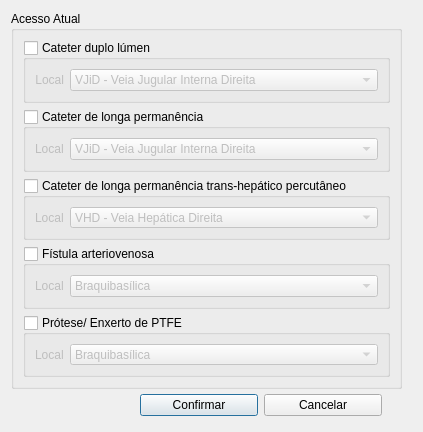
<?xml version="1.0" encoding="UTF-8"?>
<ui version="4.0">
 <class>AcessoAtual</class>
 <widget class="QDialog" name="AcessoAtual">
  <property name="geometry">
   <rect>
    <x>0</x>
    <y>0</y>
    <width>423</width>
    <height>432</height>
   </rect>
  </property>
  <property name="windowTitle">
   <string>Acesso Atual</string>
  </property>
  <widget class="QWidget" name="horizontalLayoutWidget">
   <property name="geometry">
    <rect>
     <x>140</x>
     <y>390</y>
     <width>242</width>
     <height>30</height>
    </rect>
   </property>
   <layout class="QHBoxLayout" name="horizontalLayout">
    <item>
     <widget class="QPushButton" name="pushButton_Confirmar">
      <property name="text">
       <string>Confirmar</string>
      </property>
     </widget>
    </item>
    <item>
     <widget class="QPushButton" name="pushButton_Cancelar">
      <property name="text">
       <string>Cancelar</string>
      </property>
     </widget>
    </item>
   </layout>
  </widget>
  <widget class="QGroupBox" name="groupBox_AcessoAtual">
   <property name="geometry">
    <rect>
     <x>11</x>
     <y>11</y>
     <width>391</width>
     <height>378</height>
    </rect>
   </property>
   <property name="title">
    <string>Acesso Atual</string>
   </property>
   <layout class="QVBoxLayout" name="verticalLayout_2">
    <item>
     <widget class="QGroupBox" name="groupBox_cateterDuploLumen">
      <property name="enabled">
       <bool>true</bool>
      </property>
      <property name="title">
       <string>Cateter duplo lúmen</string>
      </property>
      <property name="checkable">
       <bool>true</bool>
      </property>
      <property name="checked">
       <bool>false</bool>
      </property>
      <layout class="QFormLayout" name="formLayout">
       <item row="0" column="0">
        <widget class="QLabel" name="label_localCateterDuploLumen">
         <property name="text">
          <string>Local</string>
         </property>
         <property name="alignment">
          <set>Qt::AlignRight|Qt::AlignTrailing|Qt::AlignVCenter</set>
         </property>
        </widget>
       </item>
       <item row="0" column="1">
        <widget class="QComboBox" name="comboBox_localCateterDuploLumen">
         <item>
          <property name="text">
           <string>VJiD - Veia Jugular Interna Direita</string>
          </property>
         </item>
         <item>
          <property name="text">
           <string>VJiE - Veia Jugular Interna Esquerda</string>
          </property>
         </item>
         <item>
          <property name="text">
           <string>VSD - Veia Subclávia Direita</string>
          </property>
         </item>
         <item>
          <property name="text">
           <string>VSE - Veia Subclávia Esquerda</string>
          </property>
         </item>
         <item>
          <property name="text">
           <string>VFD - Veia Femoral Direita</string>
          </property>
         </item>
         <item>
          <property name="text">
           <string>VFE - Veia Femoral Esquerda</string>
          </property>
         </item>
        </widget>
       </item>
      </layout>
     </widget>
    </item>
    <item>
     <widget class="QGroupBox" name="groupBox_cateterDeLongaPermanncia">
      <property name="enabled">
       <bool>true</bool>
      </property>
      <property name="title">
       <string>Cateter de longa permanência</string>
      </property>
      <property name="checkable">
       <bool>true</bool>
      </property>
      <property name="checked">
       <bool>false</bool>
      </property>
      <layout class="QFormLayout" name="formLayout_6">
       <item row="0" column="0">
        <widget class="QLabel" name="label_localCateterDeLongaPermanencia">
         <property name="text">
          <string>Local</string>
         </property>
        </widget>
       </item>
       <item row="0" column="1">
        <widget class="QComboBox" name="comboBox_localCateterDeLongaPermanencia">
         <item>
          <property name="text">
           <string>VJiD - Veia Jugular Interna Direita</string>
          </property>
         </item>
         <item>
          <property name="text">
           <string>VJiE - Veia Jugular Interna Esquerda</string>
          </property>
         </item>
         <item>
          <property name="text">
           <string>VSD - Veia Subclávia Direita</string>
          </property>
         </item>
         <item>
          <property name="text">
           <string>VSE - Veia Subclávia Esquerda</string>
          </property>
         </item>
         <item>
          <property name="text">
           <string>VFD - Veia Femoral Direita</string>
          </property>
         </item>
         <item>
          <property name="text">
           <string>VFE - Veia Femoral Esquerda</string>
          </property>
         </item>
        </widget>
       </item>
      </layout>
     </widget>
    </item>
    <item>
     <widget class="QGroupBox" name="groupBox_cateterDeLongaPermanenciaTransHepaticoPercutaneo">
      <property name="enabled">
       <bool>true</bool>
      </property>
      <property name="title">
       <string>Cateter de longa permanência trans-hepático percutâneo </string>
      </property>
      <property name="checkable">
       <bool>true</bool>
      </property>
      <property name="checked">
       <bool>false</bool>
      </property>
      <layout class="QFormLayout" name="formLayout_7">
       <item row="0" column="0">
        <widget class="QLabel" name="label_localCateterDeLongaPermanenciaTransHepaticoPercutaneo">
         <property name="text">
          <string>Local</string>
         </property>
        </widget>
       </item>
       <item row="0" column="1">
        <widget class="QComboBox" name="comboBox_localCateterDeLongaPermanenciaTransHepaticoPercutaneo">
         <item>
          <property name="text">
           <string>VHD - Veia Hepática Direita</string>
          </property>
         </item>
         <item>
          <property name="text">
           <string>VHM - Veia Hepática Esquerda</string>
          </property>
         </item>
        </widget>
       </item>
      </layout>
     </widget>
    </item>
    <item>
     <widget class="QGroupBox" name="groupBox_fistulaArterioVenosa">
      <property name="enabled">
       <bool>true</bool>
      </property>
      <property name="title">
       <string>Fístula arteriovenosa </string>
      </property>
      <property name="checkable">
       <bool>true</bool>
      </property>
      <property name="checked">
       <bool>false</bool>
      </property>
      <layout class="QFormLayout" name="formLayout_8">
       <item row="0" column="0">
        <widget class="QLabel" name="label_localFistulaArterioVenosa">
         <property name="text">
          <string>Local</string>
         </property>
        </widget>
       </item>
       <item row="0" column="1">
        <widget class="QComboBox" name="comboBox_localFistulaArterioVenosa">
         <item>
          <property name="text">
           <string>Braquibasílica</string>
          </property>
         </item>
         <item>
          <property name="text">
           <string>Braquiocefálica</string>
          </property>
         </item>
         <item>
          <property name="text">
           <string>Femural</string>
          </property>
         </item>
         <item>
          <property name="text">
           <string>Radiocefálica</string>
          </property>
         </item>
         <item>
          <property name="text">
           <string>Ulnar-basílica</string>
          </property>
         </item>
        </widget>
       </item>
      </layout>
     </widget>
    </item>
    <item>
     <widget class="QGroupBox" name="groupBox_proteseEnxertoDePTFE">
      <property name="enabled">
       <bool>true</bool>
      </property>
      <property name="title">
       <string>Prótese/ Enxerto de PTFE</string>
      </property>
      <property name="checkable">
       <bool>true</bool>
      </property>
      <property name="checked">
       <bool>false</bool>
      </property>
      <layout class="QFormLayout" name="formLayout_9">
       <item row="0" column="0">
        <widget class="QLabel" name="label_localProteseEnxertoDePTFE">
         <property name="text">
          <string>Local</string>
         </property>
        </widget>
       </item>
       <item row="0" column="1">
        <widget class="QComboBox" name="comboBox_localProteseEnxertoDePTFE">
         <item>
          <property name="text">
           <string>Braquibasílica</string>
          </property>
         </item>
         <item>
          <property name="text">
           <string>Braquiocefálica</string>
          </property>
         </item>
         <item>
          <property name="text">
           <string>Femural</string>
          </property>
         </item>
         <item>
          <property name="text">
           <string>Radiocefálica</string>
          </property>
         </item>
         <item>
          <property name="text">
           <string>Ulnar-basílica</string>
          </property>
         </item>
        </widget>
       </item>
      </layout>
     </widget>
    </item>
   </layout>
  </widget>
 </widget>
 <resources/>
 <connections/>
</ui>
